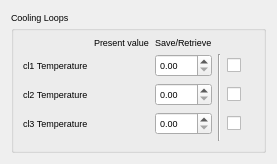
<?xml version="1.0" encoding="UTF-8"?>
<ui version="4.0">
 <class>coolingLoopSnapshot</class>
 <widget class="TaurusWidget" name="coolingLoopSnapshot">
  <property name="geometry">
   <rect>
    <x>0</x>
    <y>0</y>
    <width>277</width>
    <height>136</height>
   </rect>
  </property>
  <property name="font">
   <font>
    <pointsize>7</pointsize>
   </font>
  </property>
  <property name="windowTitle">
   <string>Form</string>
  </property>
  <layout class="QGridLayout" name="gridLayout">
   <item row="0" column="0">
    <widget class="TaurusGroupBox" name="coolingLoopGroup">
     <property name="title">
      <string>Cooling Loops</string>
     </property>
     <layout class="QGridLayout" name="gridLayout_2">
      <item row="1" column="4">
       <widget class="QCheckBox" name="coolingLoop1SetpointCheck">
        <property name="text">
         <string/>
        </property>
       </widget>
      </item>
      <item row="1" column="0">
       <widget class="QLabel" name="coolingLoop1SetpointLabel">
        <property name="text">
         <string>cl1 Temperature</string>
        </property>
       </widget>
      </item>
      <item row="1" column="2">
       <widget class="QDoubleSpinBox" name="coolingLoop1SetpointWrite">
        <property name="maximum">
         <double>50.000000000000000</double>
        </property>
        <property name="singleStep">
         <double>0.100000000000000</double>
        </property>
       </widget>
      </item>
      <item row="1" column="1">
       <widget class="TaurusLabel" name="coolingLoop1SetpointRead"/>
      </item>
      <item row="5" column="1">
       <spacer name="verticalSpacer">
        <property name="orientation">
         <enum>Qt::Vertical</enum>
        </property>
        <property name="sizeHint" stdset="0">
         <size>
          <width>20</width>
          <height>40</height>
         </size>
        </property>
       </spacer>
      </item>
      <item row="0" column="1">
       <widget class="QLabel" name="PresentWriteTitle">
        <property name="text">
         <string>Present value</string>
        </property>
       </widget>
      </item>
      <item row="0" column="2">
       <widget class="QLabel" name="SaveRetrieveTitle">
        <property name="text">
         <string>Save/Retrieve</string>
        </property>
       </widget>
      </item>
      <item row="3" column="0">
       <widget class="QLabel" name="coolingLoop3SetpointLabel">
        <property name="text">
         <string>cl3 Temperature</string>
        </property>
       </widget>
      </item>
      <item row="2" column="0">
       <widget class="QLabel" name="coolingLoop2SetpointLabel">
        <property name="text">
         <string>cl2 Temperature</string>
        </property>
       </widget>
      </item>
      <item row="2" column="1">
       <widget class="TaurusLabel" name="coolingLoop2SetpointRead"/>
      </item>
      <item row="3" column="1">
       <widget class="TaurusLabel" name="coolingLoop3SetpointRead"/>
      </item>
      <item row="2" column="2">
       <widget class="QDoubleSpinBox" name="coolingLoop2SetpointWrite">
        <property name="maximum">
         <double>50.000000000000000</double>
        </property>
        <property name="singleStep">
         <double>0.100000000000000</double>
        </property>
       </widget>
      </item>
      <item row="3" column="2">
       <widget class="QDoubleSpinBox" name="coolingLoop3SetpointWrite">
        <property name="maximum">
         <double>50.000000000000000</double>
        </property>
        <property name="singleStep">
         <double>0.100000000000000</double>
        </property>
       </widget>
      </item>
      <item row="2" column="4">
       <widget class="QCheckBox" name="coolingLoop2SetpointCheck">
        <property name="text">
         <string/>
        </property>
       </widget>
      </item>
      <item row="3" column="4">
       <widget class="QCheckBox" name="coolingLoop3SetpointCheck">
        <property name="text">
         <string/>
        </property>
       </widget>
      </item>
      <item row="1" column="3" rowspan="4">
       <widget class="Line" name="line">
        <property name="orientation">
         <enum>Qt::Vertical</enum>
        </property>
       </widget>
      </item>
     </layout>
    </widget>
   </item>
  </layout>
 </widget>
 <customwidgets>
  <customwidget>
   <class>TaurusWidget</class>
   <extends>QWidget</extends>
   <header>taurus.qt.qtgui.container</header>
   <container>1</container>
  </customwidget>
  <customwidget>
   <class>TaurusLabel</class>
   <extends>QLabel</extends>
   <header>taurus.qt.qtgui.display</header>
  </customwidget>
  <customwidget>
   <class>TaurusGroupBox</class>
   <extends>QGroupBox</extends>
   <header>taurus.qt.qtgui.container</header>
   <container>1</container>
  </customwidget>
 </customwidgets>
 <resources/>
 <connections/>
</ui>
